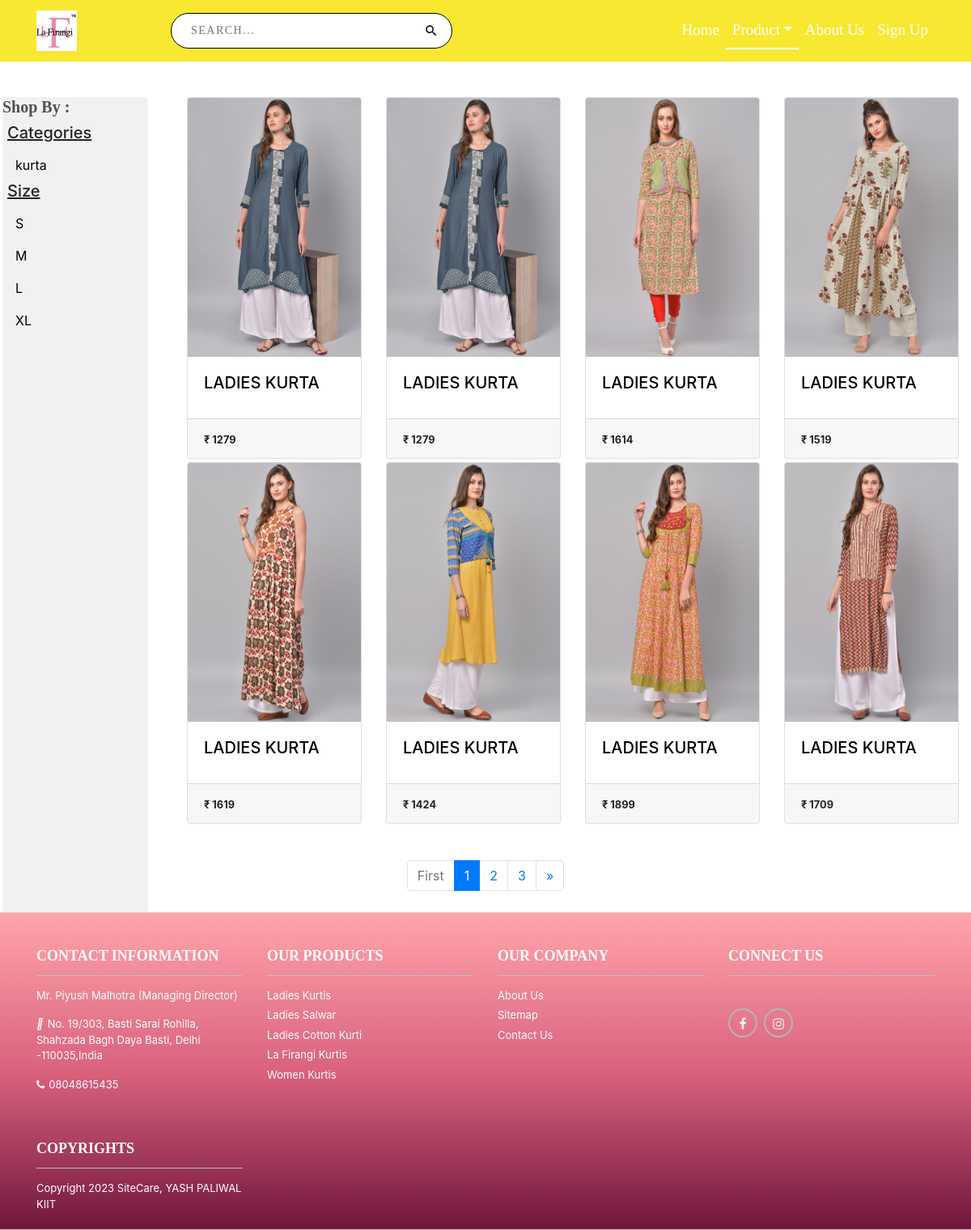
The page /shop/kurta/ on the database its author committed.
### vendor/models.py (models this page shows, shortened)
class Category(models.Model):
    cid = models.AutoField
    cname = models.CharField(max_length=30)

class Size(models.Model):
    sid = models.AutoField
    sname = models.CharField(max_length=5)

class Product(models.Model):
    id = models.CharField(max_length=30,primary_key=True)
    pid = models.CharField(max_length=30)
    brand = models.CharField(max_length=30,default=None)
    cat = models.ForeignKey(Category,on_delete=models.CASCADE,default=None)
    name = models.CharField(max_length=100)
    description = models.TextField()
    basicPrice = models.IntegerField()
    discount = models.IntegerField()
    price = models.IntegerField()
    size = models.ForeignKey(Size,on_delete=models.CASCADE,default=None)
    img1 = models.ImageField(upload_to='images')
    img2 = models.ImageField(upload_to='images',default=None)
    date = models.DateTimeField(auto_now_add=True)
    update = models.DateTimeField(auto_now=True)

### vendor/views.py (the view, shortened to what this page needs)
# urls.py: path('shop/<str:cn>/',views.Shop,name='shop'),
def Shop(request,cn):
    cat = Category.objects.all()
    siz = Size.objects.all()
    noData = ""
    if (cn == "sample"):
        data = Product.objects.filter(size__sname="S")
    else:
        data = Product.objects.filter(cat__cname=cn)
    if(len(data)==0):
        noData="Product In This Category Is Not Available"
        data = Product.objects.filter(size__sname="S")
    paginator = Paginator(data, 8)
    page = request.GET.get('page')
    try:
        product_list = paginator.page(page)
    except PageNotAnInteger:
        product_list = paginator.page(1)
    except EmptyPage:
        product_list = paginator.page(paginator.num_pages)
    return render(request,"shop.html",{"Cat":cat,"Data":data,"Siz":siz,
                                       "No":noData,"posts":product_list,})

### templates/shop.html (shortened to what this page needs)
{% extends 'index.html' %}
{% load static %}
{% block body %}
    <div class="container-fluid">
        <ul class="sidenav">
            <li><h3><strong>Shop By : </strong></h3></li>
            <li><h5 style="padding-left: 6px"><u>Categories</u></h5></li>
            {% for i in Cat %}
                <li><a href="/shop/{{ i.cname }}/">{{ i.cname }}</a></li>
            {% endfor %}
            <li><h5 style="padding-left: 6px"><u>Size</u></h5></li>
            {% for i in Siz %}
                    {% if i.sname != "all" %}
                        <li><a href="/shop2/{{ i.sname }}/">
                            {{ i.sname }}</a></li>
                    {% endif %}
                {% endfor %}
        </ul>
    </div>
    <div style="margin-left:18%;">
        <div class="container-fluid">
            <div class="row">
                {% for i in posts %}
                    <div class="col-lg-3 col-md-4 col-sm-6  d-flex ">
                        <div class="card-deck" style="padding-bottom: 2%">
                            <div class="card ">
                                <a href="/productdetails/{{ i.id }}">
                                <img src="{{ i.img1.url }}" class="card-img-top img-fluid" style="height: 320px;width: 300px;" alt="{{ i.name }}">
                                <div class="card-body">
                                    <h5 class="card-title ctm-color" style="height: 100%;color: black">{{ i.name }}</h5>
                                </div></a>
                                <div class="card-footer">
                                    <small><b>&#8377; {{ i.price }}</b></small>
                                </div>
                            </div>
                        </div>
                    </div>
                {% endfor %}
            </div>
        </div>
    </div>
    <div class="container-fluid mb-10 " style="margin-top: 5vh">
        <div class="row`">
            <div class="col-xs-12">
                {% if posts.has_other_pages %}
                    <ul class="pagination justify-content-sm-center">
                        {% if posts.has_previous %}
                            <li class="page-item"><a class="page-link" href="?page={{ posts.previous_page_number }}">&laquo;</a>
                            </li>
                        {% else %}
                            <li class="disabled page-item"><a class="page-link"> <span>First</span></a></li>
                        {% endif %}
                        {% for i in posts.paginator.page_range %}
                            {% if posts.number == i %}
                                <li class="active page-item"><span class="page-link">{{ i }} <span class="sr-only">(current)</span></span>
                                </li>
                            {% else %}
                                <li class="page-item"><a class="page-link" href="?page={{ i }}">{{ i }}</a></li>
                            {% endif %}
                        {% endfor %}
                        {% if posts.has_next %}
                            <li class="page-item"><a class="page-link"
                                                     href="?page={{ posts.next_page_number }}">&raquo;</a></li>
                        {% else %}
                            <li class="disabled page-item"><span><a class="page-link">Last</a> </span></li>
                        {% endif %}
                    </ul>
                {% endif %}
            </div>
        </div>
    </div>
{% endblock %}

### rows shown on the page
Category: cname "kurta"
Size: sname "S"
Size: sname "M"
Size: sname "L"
Size: sname "XL"
Product: img1 (picture), name "LADIES KURTA", price "1279"
Product: img1 (picture), name "LADIES KURTA", price "1279"
Product: img1 (picture), name "LADIES KURTA", price "1614"
Product: img1 (picture), name "LADIES KURTA", price "1519"
Product: img1 (picture), name "LADIES KURTA", price "1619"
Product: img1 (picture), name "LADIES KURTA", price "1424"
Product: img1 (picture), name "LADIES KURTA", price "1899"
Product: img1 (picture), name "LADIES KURTA", price "1709"

### other values the page prints
{{ i }} "1"
{{ i }} "2" "3"
